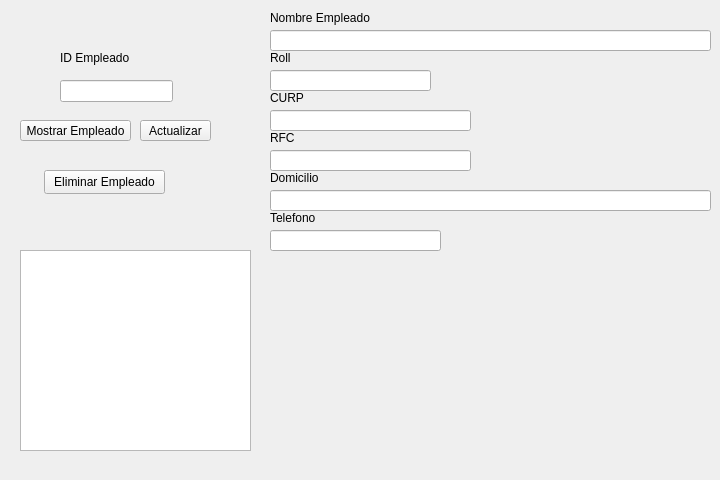
     <widget class="QWidget" name="tab_4">
      <attribute name="title">
       <string>Editar</string>
      </attribute>
      <widget class="QLineEdit" name="lineEdit_IDEMPLEADOEDIT">
       <property name="geometry">
        <rect>
         <x>60</x>
         <y>80</y>
         <width>113</width>
         <height>22</height>
        </rect>
       </property>
      </widget>
      <widget class="QLineEdit" name="lineEdit_EDITEMPLEADO">
       <property name="geometry">
        <rect>
         <x>270</x>
         <y>30</y>
         <width>441</width>
         <height>21</height>
        </rect>
       </property>
      </widget>
      <widget class="QLineEdit" name="lineEdit_EDITROLL">
       <property name="geometry">
        <rect>
         <x>270</x>
         <y>70</y>
         <width>161</width>
         <height>21</height>
        </rect>
       </property>
      </widget>
      <widget class="QLineEdit" name="lineEdit_EDITCURP">
       <property name="geometry">
        <rect>
         <x>270</x>
         <y>110</y>
         <width>201</width>
         <height>21</height>
        </rect>
       </property>
      </widget>
      <widget class="QLineEdit" name="lineEdit_EDITRFC">
       <property name="geometry">
        <rect>
         <x>270</x>
         <y>150</y>
         <width>201</width>
         <height>21</height>
        </rect>
       </property>
      </widget>
      <widget class="QLineEdit" name="lineEdit_EDITDOMIC">
       <property name="geometry">
        <rect>
         <x>270</x>
         <y>190</y>
         <width>441</width>
         <height>21</height>
        </rect>
       </property>
      </widget>
      <widget class="QLineEdit" name="lineEdit_EDITTEL">
       <property name="geometry">
        <rect>
         <x>270</x>
         <y>230</y>
         <width>171</width>
         <height>21</height>
        </rect>
       </property>
      </widget>
      <widget class="QLabel" name="label_3">
       <property name="geometry">
        <rect>
         <x>60</x>
         <y>50</y>
         <width>101</width>
         <height>16</height>
        </rect>
       </property>
       <property name="text">
        <string>ID Empleado</string>
       </property>
      </widget>
      <widget class="QLabel" name="label_9">
       <property name="geometry">
        <rect>
         <x>270</x>
         <y>10</y>
         <width>111</width>
         <height>16</height>
        </rect>
       </property>
       <property name="text">
        <string>Nombre Empleado</string>
       </property>
      </widget>
      <widget class="QLabel" name="label_10">
       <property name="geometry">
        <rect>
         <x>270</x>
         <y>50</y>
         <width>71</width>
         <height>16</height>
        </rect>
       </property>
       <property name="text">
        <string>Roll</string>
       </property>
      </widget>
      <widget class="QLabel" name="label_11">
       <property name="geometry">
        <rect>
         <x>270</x>
         <y>90</y>
         <width>49</width>
         <height>16</height>
        </rect>
       </property>
       <property name="text">
        <string>CURP</string>
       </property>
      </widget>
      <widget class="QLabel" name="label_12">
       <property name="geometry">
        <rect>
         <x>270</x>
         <y>130</y>
         <width>49</width>
         <height>16</height>
        </rect>
       </property>
       <property name="text">
        <string>RFC</string>
       </property>
      </widget>
      <widget class="QLabel" name="label_13">
       <property name="geometry">
        <rect>
         <x>270</x>
         <y>170</y>
         <width>71</width>
         <height>16</height>
        </rect>
       </property>
       <property name="text">
        <string>Domicilio</string>
       </property>
      </widget>
      <widget class="QLabel" name="label_14">
       <property name="geometry">
        <rect>
         <x>270</x>
         <y>210</y>
         <width>49</width>
         <height>16</height>
        </rect>
       </property>
       <property name="text">
        <string>Telefono</string>
       </property>
      </widget>
      <widget class="QPushButton" name="mostrar_edit">
       <property name="geometry">
        <rect>
         <x>20</x>
         <y>120</y>
         <width>111</width>
         <height>21</height>
        </rect>
       </property>
       <property name="text">
        <string>Mostrar Empleado</string>
       </property>
      </widget>
      <widget class="QPushButton" name="ActualizarEmp">
       <property name="geometry">
        <rect>
         <x>140</x>
         <y>120</y>
         <width>71</width>
         <height>21</height>
        </rect>
       </property>
       <property name="text">
        <string>Actualizar</string>
       </property>
      </widget>
      <widget class="QPushButton" name="pushbutton_EliminarEm">
       <property name="geometry">
        <rect>
         <x>44</x>
         <y>170</y>
         <width>121</width>
         <height>24</height>
        </rect>
       </property>
       <property name="text">
        <string>Eliminar Empleado</string>
       </property>
      </widget>
      <widget class="QPlainTextEdit" name="plainTextEdit">
       <property name="geometry">
        <rect>
         <x>20</x>
         <y>250</y>
         <width>231</width>
         <height>201</height>
        </rect>
       </property>
      </widget>
      <widget class="QLabel" name="label_37">
       <property name="geometry">
        <rect>
         <x>320</x>
         <y>260</y>
         <width>281</width>
         <height>211</height>
        </rect>
       </property>
       <property name="text">
        <string/>
       </property>
       <property name="pixmap">
        <pixmap>L3.png</pixmap>
       </property>
      </widget>
     </widget>
